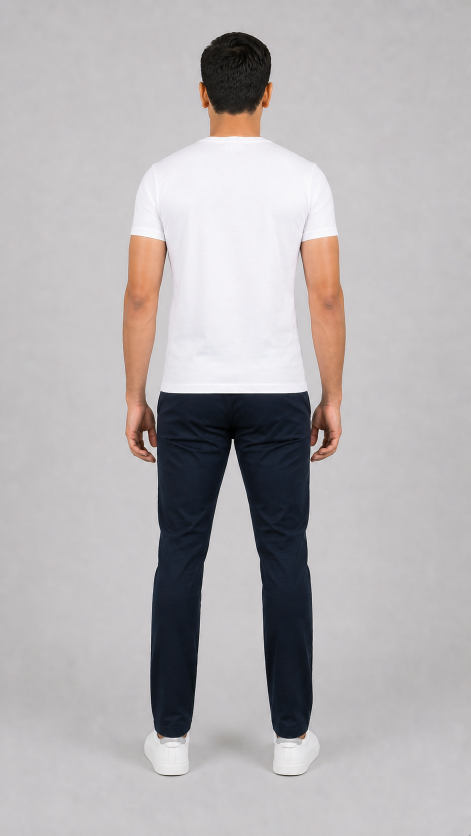
#> input picture benchmark/images/back.png, 941 x 1672 px (shown at 1/2 size)
$ python generate_test_payload.py --photo ../benchmark/images/back.png
#> lines starting #> are read from the running program, lines starting #| are printed output that depends on the picture
"""
Generate ready-to-use JSON payloads for the TailorSync scan API.

Usage:
  # Dummy image payloads (works in dev — pipeline uses fallback landmarks)
  python generate_test_payload.py

  # Real photo as FRONT frame
  python generate_test_payload.py --photo /path/to/photo.jpg

  # Sensor-fusion payload (no height_cm required)
  python generate_test_payload.py --mode sensor_fusion --camera-height 120 --tilt 20

Output files (written to ./test_payloads/):
  payload_minimum.json          — height_cm + front frame only
  payload_full_7pose.json       — height_cm + all 7 poses
  payload_sensor_fusion.json    — camera_metadata + front frame
  payload_sensor_fusion_full.json — camera_metadata + all 7 poses
"""

from __future__ import annotations

import argparse
import base64
import io
import json
import os
import sys
from pathlib import Path

try:
    from PIL import Image, ImageDraw, ImageFont
except ImportError:
    sys.exit("Install Pillow first:  pip install Pillow")

OUT_DIR = Path(__file__).parent / "test_payloads"

POSE_IDS = ["front", "quarter_left", "side_left", "three_quarter", "back", "side_right", "arms_out"]

POSE_COLORS = {
    "front":         (70,  130, 180),
    "quarter_left":  (60,  179, 113),
    "side_left":     (255, 165,   0),
    "three_quarter": (186,  85, 211),
    "back":          (220,  20,  60),
    "side_right":    (255, 215,   0),
    "arms_out":      (64,  224, 208),
}


# ---------------------------------------------------------------------------
# Image helpers
# ---------------------------------------------------------------------------

def _dummy_image_b64(pose_id: str, width: int = 240, height: int = 480) -> str:
    """Create a coloured placeholder image and return as base64 JPEG."""
    colour = POSE_COLORS.get(pose_id, (128, 128, 128))
    img = Image.new("RGB", (width, height), colour)
    draw = ImageDraw.Draw(img)

    # Draw a rough stick-figure body outline so MediaPipe has *something*
    cx = width // 2
    draw.ellipse([cx - 20, 30, cx + 20, 70], outline="white", width=3)   # head
    draw.line([cx, 70, cx, 220], fill="white", width=4)                   # torso
    draw.line([cx, 110, cx - 50, 180], fill="white", width=3)             # L arm
    draw.line([cx, 110, cx + 50, 180], fill="white", width=3)             # R arm
    draw.line([cx, 220, cx - 30, 370], fill="white", width=3)             # L leg
    draw.line([cx, 220, cx + 30, 370], fill="white", width=3)             # R leg

    # Label
    draw.text((10, 10), pose_id.replace("_", "\n"), fill="white")

    buf = io.BytesIO()
    img.save(buf, format="JPEG", quality=85)
    return base64.b64encode(buf.getvalue()).decode()


def _real_image_b64(path: str) -> str:
    """Load a real photo and return as base64 JPEG."""
#> called with path = '../benchmark/images/back.png'
    img = Image.open(path).convert("RGB")
#> img is the input picture: PIL image 941x1672 RGB; mean R, G, B 182.4, 178.3, 179.9
    # Resize to a reasonable size to keep payload manageable
    img.thumbnail((640, 1280), Image.LANCZOS)
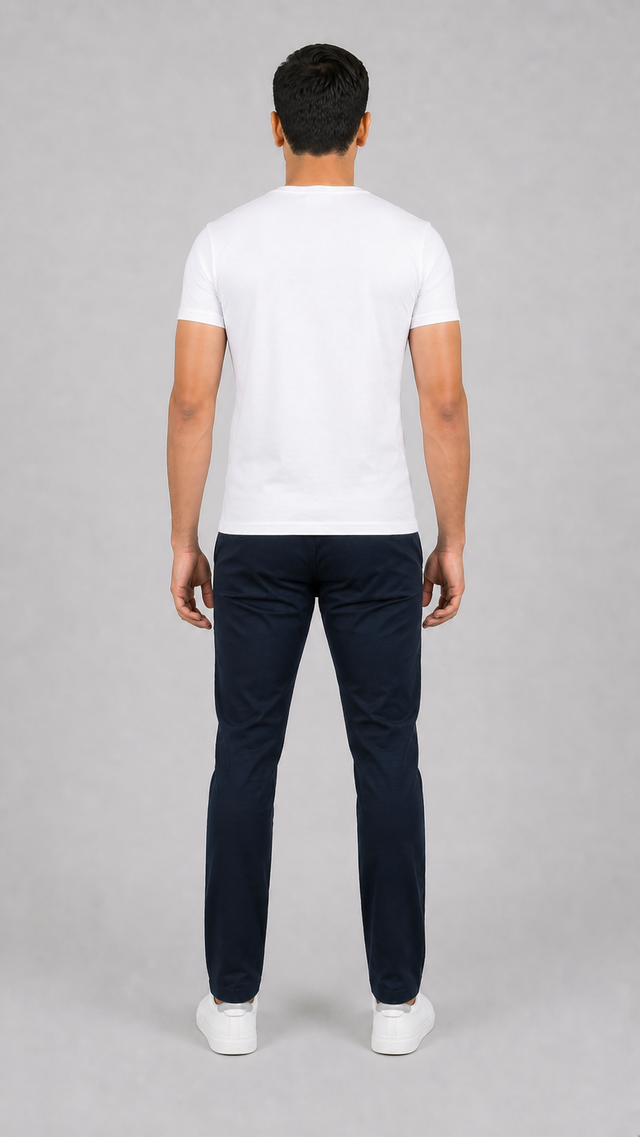
#> img: PIL image 640x1137 RGB; mean R, G, B 182.4, 178.3, 179.9
    buf = io.BytesIO()
    img.save(buf, format="JPEG", quality=85)
    return base64.b64encode(buf.getvalue()).decode()


# ---------------------------------------------------------------------------
# Payload builders
# ---------------------------------------------------------------------------

def _frame(pose_id: str, b64: str, quality: float = 0.87) -> dict:
    return {"pose_id": pose_id, "image_b64": b64, "quality_score": quality}


def build_minimum(height_cm: float, front_b64: str) -> dict:
    return {
        "height_cm": height_cm,
        "frames": [_frame("front", front_b64, 0.87)],
    }


def build_full_7pose(height_cm: float, frames_b64: dict[str, str]) -> dict:
    quality = {"front": 0.92, "quarter_left": 0.88, "side_left": 0.85,
               "three_quarter": 0.83, "back": 0.91, "side_right": 0.87, "arms_out": 0.90}
    return {
        "height_cm": height_cm,
        "frames": [_frame(p, frames_b64[p], quality[p]) for p in POSE_IDS],
    }


def build_sensor_fusion(camera_height: float, tilt: float,
                         focal_px: float | None, front_b64: str) -> dict:
    meta = {"camera_height_cm": camera_height, "tilt_angle_deg": tilt}
    if focal_px is not None:
        meta["focal_length_px"] = focal_px
    return {
        "camera_metadata": meta,
        "frames": [_frame("front", front_b64, 0.87)],
    }


def build_sensor_fusion_full(camera_height: float, tilt: float,
                              focal_px: float | None, frames_b64: dict[str, str]) -> dict:
    meta = {"camera_height_cm": camera_height, "tilt_angle_deg": tilt}
    if focal_px is not None:
        meta["focal_length_px"] = focal_px
    quality = {"front": 0.92, "quarter_left": 0.88, "side_left": 0.85,
               "three_quarter": 0.83, "back": 0.91, "side_right": 0.87, "arms_out": 0.90}
    return {
        "camera_metadata": meta,
        "frames": [_frame(p, frames_b64[p], quality[p]) for p in POSE_IDS],
    }


# ---------------------------------------------------------------------------
# Main
# ---------------------------------------------------------------------------

def main() -> None:
    parser = argparse.ArgumentParser(description="Generate TailorSync API test payloads")
    parser.add_argument("--photo", help="Path to a real full-body photo (used as FRONT frame)")
    parser.add_argument("--height", type=float, default=175.0, help="Height in cm (default 175.0)")
    parser.add_argument("--camera-height", type=float, default=120.0,
                        help="Camera height above floor in cm for sensor fusion (default 120)")
    parser.add_argument("--tilt", type=float, default=20.0,
                        help="Camera tilt angle in degrees for sensor fusion (default 20)")
    parser.add_argument("--focal-px", type=float, default=None,
                        help="Focal length in pixels for sensor fusion (optional)")
    args = parser.parse_args()

    OUT_DIR.mkdir(exist_ok=True)

    print("Generating images...")
    frames_b64: dict[str, str] = {}
    for pose in POSE_IDS:
        if pose == "front" and args.photo:
            frames_b64[pose] = _real_image_b64(args.photo)
            print(f"  {pose}: loaded from {args.photo}")
        else:
            frames_b64[pose] = _dummy_image_b64(pose)
            print(f"  {pose}: dummy placeholder image")

    payloads = {
        "payload_minimum.json": build_minimum(args.height, frames_b64["front"]),
        "payload_full_7pose.json": build_full_7pose(args.height, frames_b64),
        "payload_sensor_fusion.json": build_sensor_fusion(
            args.camera_height, args.tilt, args.focal_px, frames_b64["front"]
        ),
        "payload_sensor_fusion_full.json": build_sensor_fusion_full(
            args.camera_height, args.tilt, args.focal_px, frames_b64
        ),
    }

    for filename, payload in payloads.items():
        path = OUT_DIR / filename
        path.write_text(json.dumps(payload, indent=2))
        size_kb = path.stat().st_size // 1024
        print(f"  Written: {path}  ({size_kb} KB)")

    print(f"\nDone. Import into Postman or use with curl:")
    print(f"  curl -s -X POST http://localhost:8000/api/v1/scan/submit \\")
    print(f"       -H 'Content-Type: application/json' \\")
    print(f"       -d @{OUT_DIR}/payload_minimum.json | python -m json.tool")


if __name__ == "__main__":
    main()
